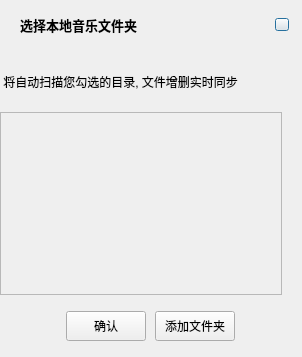
<?xml version="1.0" encoding="UTF-8"?>
<ui version="4.0">
 <class>Dialog</class>
 <widget class="QDialog" name="Dialog">
  <property name="geometry">
   <rect>
    <x>0</x>
    <y>0</y>
    <width>302</width>
    <height>357</height>
   </rect>
  </property>
  <property name="sizePolicy">
   <sizepolicy hsizetype="Fixed" vsizetype="Fixed">
    <horstretch>0</horstretch>
    <verstretch>0</verstretch>
   </sizepolicy>
  </property>
  <property name="minimumSize">
   <size>
    <width>302</width>
    <height>357</height>
   </size>
  </property>
  <property name="maximumSize">
   <size>
    <width>302</width>
    <height>357</height>
   </size>
  </property>
  <property name="windowTitle">
   <string>Dialog</string>
  </property>
  <layout class="QGridLayout" name="gridLayout_2">
   <property name="leftMargin">
    <number>0</number>
   </property>
   <property name="topMargin">
    <number>0</number>
   </property>
   <property name="rightMargin">
    <number>0</number>
   </property>
   <property name="bottomMargin">
    <number>0</number>
   </property>
   <property name="spacing">
    <number>0</number>
   </property>
   <item row="0" column="0" colspan="2">
    <widget class="QWidget" name="header" native="true">
     <property name="sizePolicy">
      <sizepolicy hsizetype="Fixed" vsizetype="Fixed">
       <horstretch>0</horstretch>
       <verstretch>0</verstretch>
      </sizepolicy>
     </property>
     <property name="minimumSize">
      <size>
       <width>302</width>
       <height>51</height>
      </size>
     </property>
     <property name="maximumSize">
      <size>
       <width>302</width>
       <height>51</height>
      </size>
     </property>
     <layout class="QGridLayout" name="gridLayout">
      <property name="leftMargin">
       <number>20</number>
      </property>
      <property name="rightMargin">
       <number>13</number>
      </property>
      <property name="horizontalSpacing">
       <number>13</number>
      </property>
      <item row="0" column="0">
       <widget class="QLabel" name="label">
        <property name="font">
         <font>
          <pointsize>10</pointsize>
          <weight>75</weight>
          <italic>false</italic>
          <bold>true</bold>
          <strikeout>false</strikeout>
          <kerning>true</kerning>
         </font>
        </property>
        <property name="text">
         <string>选择本地音乐文件夹</string>
        </property>
       </widget>
      </item>
      <item row="0" column="1">
       <widget class="QPushButton" name="btn_close">
        <property name="sizePolicy">
         <sizepolicy hsizetype="Fixed" vsizetype="Fixed">
          <horstretch>0</horstretch>
          <verstretch>0</verstretch>
         </sizepolicy>
        </property>
        <property name="minimumSize">
         <size>
          <width>14</width>
          <height>13</height>
         </size>
        </property>
        <property name="maximumSize">
         <size>
          <width>14</width>
          <height>13</height>
         </size>
        </property>
        <property name="text">
         <string/>
        </property>
       </widget>
      </item>
     </layout>
    </widget>
   </item>
   <item row="2" column="0">
    <widget class="QScrollArea" name="scrollArea">
     <property name="widgetResizable">
      <bool>true</bool>
     </property>
     <widget class="QWidget" name="scrollAreaWidgetContents">
      <property name="geometry">
       <rect>
        <x>0</x>
        <y>0</y>
        <width>280</width>
        <height>181</height>
       </rect>
      </property>
      <property name="font">
       <font>
        <family>宋体</family>
       </font>
      </property>
      <layout class="QVBoxLayout" name="verticalLayout">
       <property name="leftMargin">
        <number>20</number>
       </property>
       <property name="rightMargin">
        <number>20</number>
       </property>
       <property name="bottomMargin">
        <number>6</number>
       </property>
      </layout>
     </widget>
    </widget>
   </item>
   <item row="2" column="1">
    <spacer name="horizontalSpacer">
     <property name="orientation">
      <enum>Qt::Horizontal</enum>
     </property>
     <property name="sizeType">
      <enum>QSizePolicy::Fixed</enum>
     </property>
     <property name="sizeHint" stdset="0">
      <size>
       <width>20</width>
       <height>20</height>
      </size>
     </property>
    </spacer>
   </item>
   <item row="3" column="0" colspan="2">
    <widget class="QWidget" name="footer" native="true">
     <property name="sizePolicy">
      <sizepolicy hsizetype="Preferred" vsizetype="Fixed">
       <horstretch>0</horstretch>
       <verstretch>0</verstretch>
      </sizepolicy>
     </property>
     <property name="minimumSize">
      <size>
       <width>0</width>
       <height>62</height>
      </size>
     </property>
     <property name="maximumSize">
      <size>
       <width>199999</width>
       <height>62</height>
      </size>
     </property>
     <layout class="QHBoxLayout" name="horizontalLayout">
      <property name="leftMargin">
       <number>63</number>
      </property>
      <property name="rightMargin">
       <number>63</number>
      </property>
      <item>
       <widget class="QPushButton" name="btn_confirm">
        <property name="sizePolicy">
         <sizepolicy hsizetype="Fixed" vsizetype="Fixed">
          <horstretch>0</horstretch>
          <verstretch>0</verstretch>
         </sizepolicy>
        </property>
        <property name="minimumSize">
         <size>
          <width>80</width>
          <height>30</height>
         </size>
        </property>
        <property name="maximumSize">
         <size>
          <width>80</width>
          <height>30</height>
         </size>
        </property>
        <property name="text">
         <string>确认</string>
        </property>
       </widget>
      </item>
      <item>
       <widget class="QPushButton" name="btn_add">
        <property name="sizePolicy">
         <sizepolicy hsizetype="Fixed" vsizetype="Fixed">
          <horstretch>0</horstretch>
          <verstretch>0</verstretch>
         </sizepolicy>
        </property>
        <property name="minimumSize">
         <size>
          <width>80</width>
          <height>30</height>
         </size>
        </property>
        <property name="maximumSize">
         <size>
          <width>80</width>
          <height>30</height>
         </size>
        </property>
        <property name="text">
         <string>添加文件夹</string>
        </property>
       </widget>
      </item>
     </layout>
    </widget>
   </item>
   <item row="1" column="0" colspan="2">
    <widget class="QLabel" name="label_2">
     <property name="sizePolicy">
      <sizepolicy hsizetype="Preferred" vsizetype="Fixed">
       <horstretch>0</horstretch>
       <verstretch>0</verstretch>
      </sizepolicy>
     </property>
     <property name="minimumSize">
      <size>
       <width>0</width>
       <height>61</height>
      </size>
     </property>
     <property name="maximumSize">
      <size>
       <width>19991</width>
       <height>61</height>
      </size>
     </property>
     <property name="text">
      <string> 将自动扫描您勾选的目录, 文件增删实时同步</string>
     </property>
    </widget>
   </item>
  </layout>
 </widget>
 <resources/>
 <connections/>
</ui>
